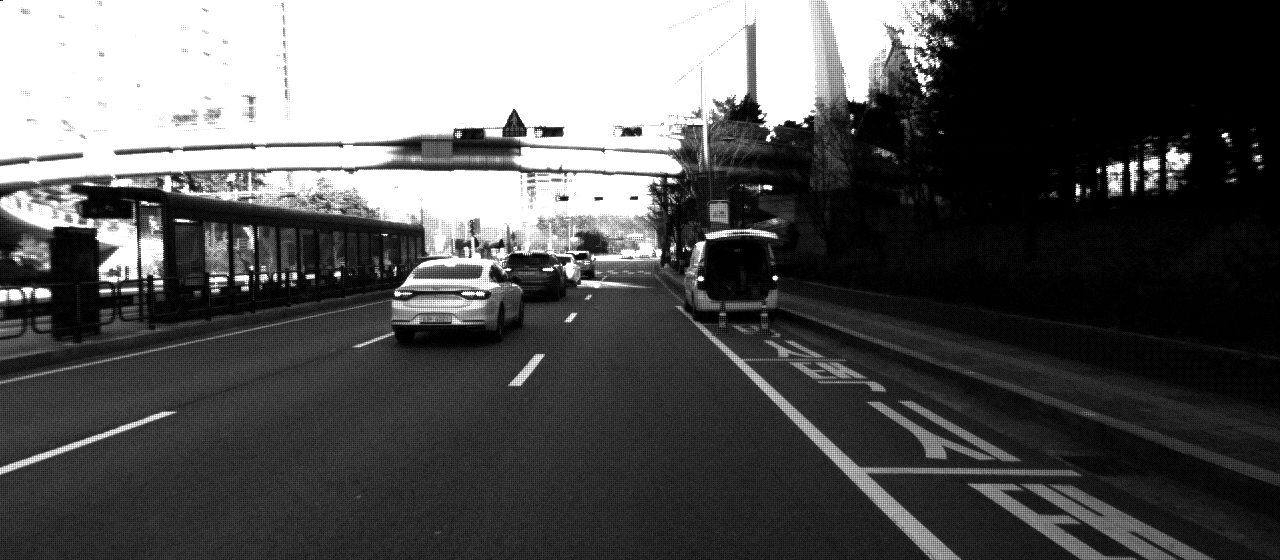
#> input picture data/image_left.png, 1280 x 560 px
$ python pr2_utils.py
#> lines starting #> are read from the running program, lines starting #| are printed output that depends on the picture
import pandas as pd
import cv2
import numpy as np
import matplotlib.pyplot as plt; plt.ion()
import matplotlib
matplotlib.use('Qt5Agg')
from mpl_toolkits.mplot3d import Axes3D
import time

def tic():
  return time.time()
def toc(tstart, name="Operation"):
  print('%s took: %s sec.\n' % (name,(time.time() - tstart)))


def compute_stereo():
  path_l = 'data/image_left.png'
  path_r = 'data/image_right.png'

  image_l = cv2.imread(path_l, 0)
#> image_l is the input picture: shape (560, 1280); min 0, max 255, mean 85.6
  image_r = cv2.imread(path_r, 0)
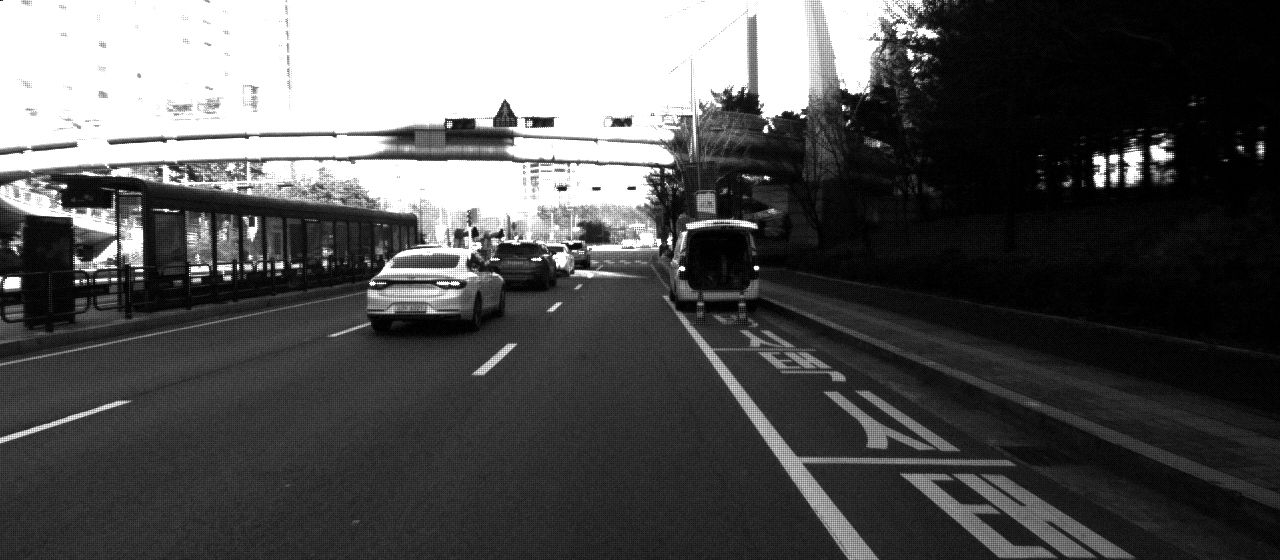
#> input picture data/image_right.png, 1280 x 560 px
#> image_r is the input picture: shape (560, 1280); min 0, max 255, mean 83.9

  image_l = cv2.cvtColor(image_l, cv2.COLOR_BAYER_BG2RGB)
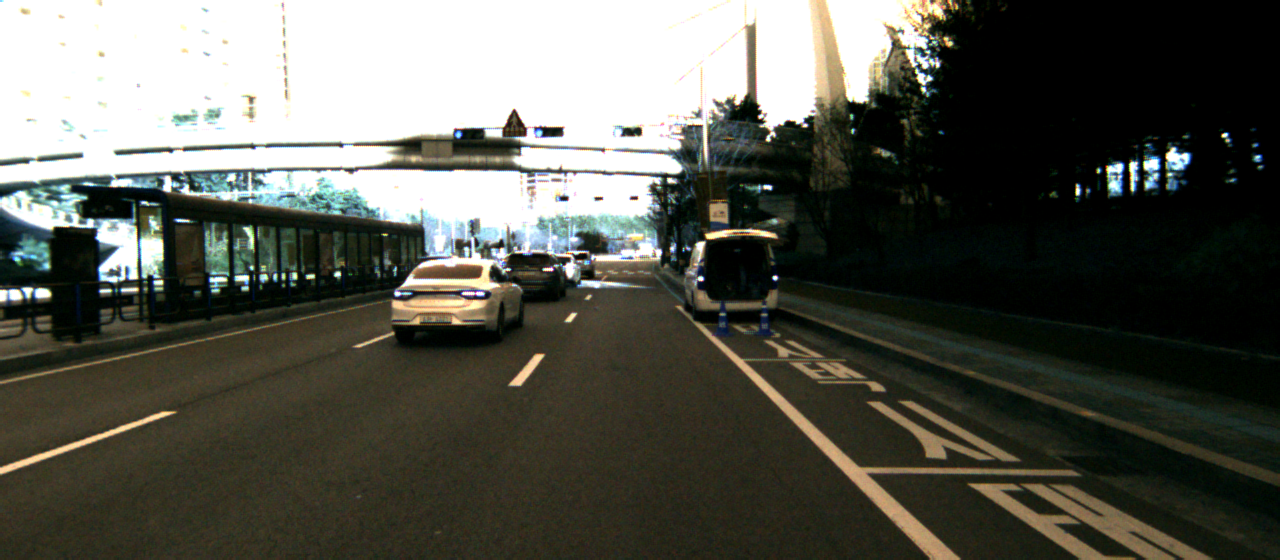
#> image_l: shape (560, 1280, 3); mean R, G, B 87, 88, 79.5
  image_r = cv2.cvtColor(image_r, cv2.COLOR_BAYER_BG2RGB)
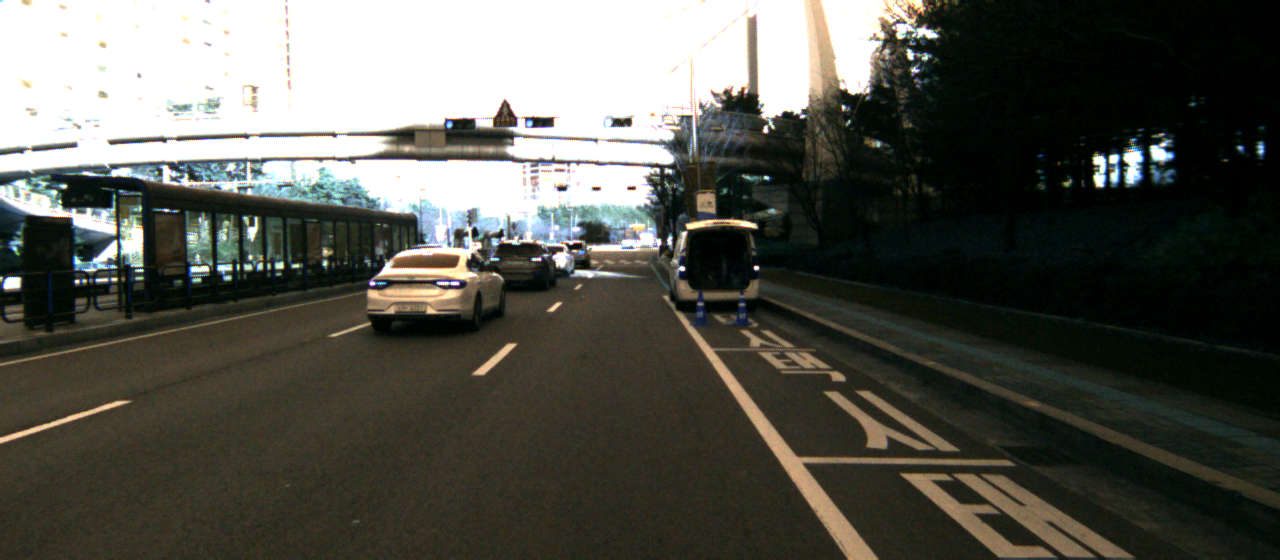
#> image_r: shape (560, 1280, 3); mean R, G, B 85.4, 85.9, 78.6

  image_l_gray = cv2.cvtColor(image_l, cv2.COLOR_BGR2GRAY)
  image_r_gray = cv2.cvtColor(image_r, cv2.COLOR_BGR2GRAY)

  # You may need to fine-tune the variables `numDisparities` and `blockSize` based on the desired accuracy
  stereo = cv2.StereoBM_create(numDisparities=32, blockSize=9)
  disparity = stereo.compute(image_l_gray, image_r_gray)
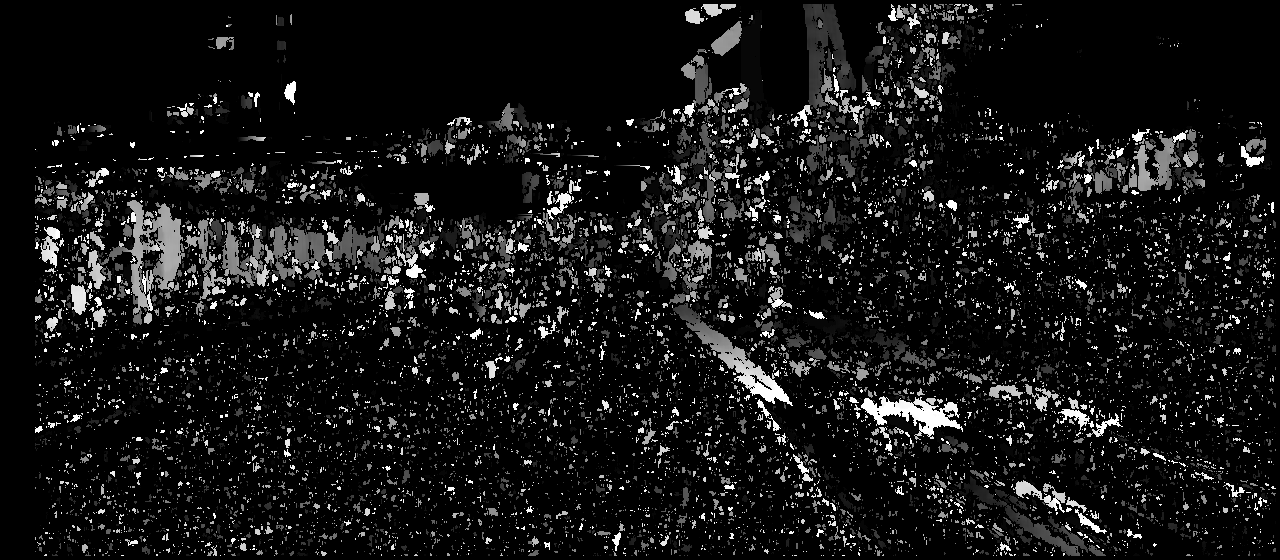
#> disparity: shape (560, 1280) int16; min -16, max 496, mean 28.1; drawn with min black and max white


  fig, (ax1, ax2, ax3) = plt.subplots(3, 1)
  ax1.imshow(image_l)
  ax1.set_title('Left Image')
  ax2.imshow(image_r)
  ax2.set_title('Right Image')
  ax3.imshow(disparity, cmap='gray')
  ax3.set_title('Disparity Map')
  plt.show(block = True)


# [217 lines left out: functions read_data_from_csv, mapCorrelation, bresenham2D, test_bresenham2D, test_mapCorrelation, show_lidar, not called in this run]


if __name__ == '__main__':
  compute_stereo()
  #show_lidar()
  #test_mapCorrelation()
  #test_bresenham2D()
